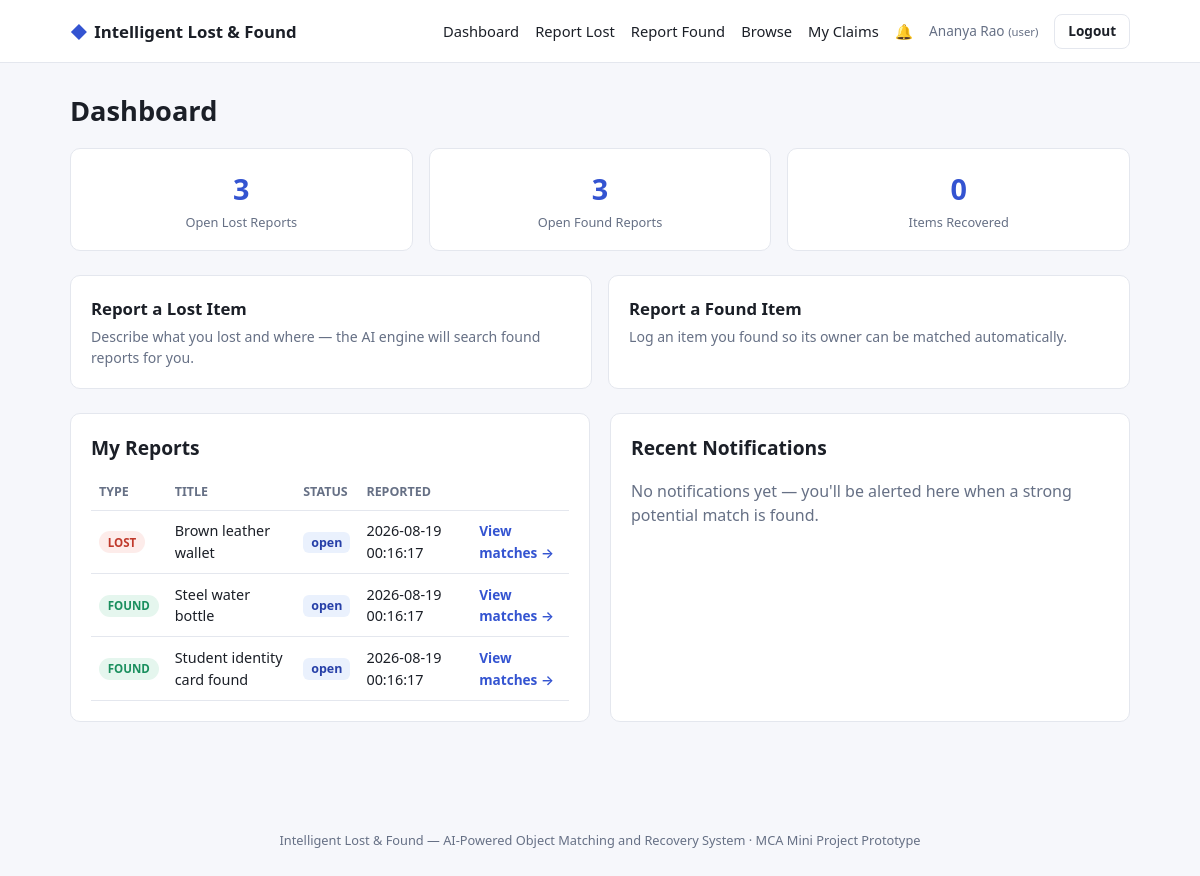
Screenshot of / (signed in) with the database file from the repository.
### tables this page shows
CREATE TABLE items (
    item_id         INTEGER PRIMARY KEY AUTOINCREMENT,
    report_type     TEXT NOT NULL CHECK (report_type IN ('lost', 'found')),
    category        TEXT NOT NULL,
    title           TEXT NOT NULL,
    description     TEXT NOT NULL,
    colour          TEXT,
    location        TEXT,
    date_time       TEXT NOT NULL,                 -- ISO datetime of loss/find
    unique_id       TEXT,                           -- optional serial no. / roll no. etc.
    image_reference TEXT,                           -- filename in /uploads
    status          TEXT NOT NULL DEFAULT 'open',   -- open | matched | claimed | recovered | closed
    user_id         INTEGER NOT NULL,
    created_at      TEXT NOT NULL DEFAULT (datetime('now')),
    FOREIGN KEY (user_id) REFERENCES users(user_id)
);

### app.py (the view)
@app.route("/")
@login_required
def index():
    db = get_db()
    my_items = db.execute(
        "SELECT * FROM items WHERE user_id = ? ORDER BY created_at DESC", (session["user_id"],)
    ).fetchall()
    notifications = db.execute(
        "SELECT * FROM notifications WHERE user_id = ? ORDER BY created_at DESC LIMIT 10",
        (session["user_id"],),
    ).fetchall()
    stats = {
        "lost_open": db.execute("SELECT COUNT(*) c FROM items WHERE report_type='lost' AND status='open'").fetchone()["c"],
        "found_open": db.execute("SELECT COUNT(*) c FROM items WHERE report_type='found' AND status='open'").fetchone()["c"],
        "recovered": db.execute("SELECT COUNT(*) c FROM items WHERE status='recovered'").fetchone()["c"],
    }
    db.close()
    return render_template("index.html", my_items=my_items, notifications=notifications, stats=stats)

### app.py (called while the page is built)
def login_required(view):
    @wraps(view)
    def wrapped(*args, **kwargs):
        if "user_id" not in session:
            flash("Please log in to continue.", "warning")
            return redirect(url_for("login"))
        return view(*args, **kwargs)
    return wrapped

@app.context_processor
def inject_globals():
    unread = 0
    if "user_id" in session:
        db = get_db()
        unread = db.execute(
            "SELECT COUNT(*) c FROM notifications WHERE user_id = ? AND read_status = 0",
            (session["user_id"],),
        ).fetchone()["c"]
        db.close()
    return {"session": session, "unread_count": unread}

### db.py (called while the page is built)
def get_db():
    conn = sqlite3.connect(DB_PATH)
    conn.row_factory = sqlite3.Row
    conn.execute("PRAGMA foreign_keys = ON")
    return conn

### templates/index.html (shortened to what this page needs)
{% extends "base.html" %}
{% block content %}
<h1>Dashboard</h1>
<section class="stat-row">
  <div class="stat-card"><span class="stat-num">{{ stats.lost_open }}</span><span class="stat-label">Open Lost Reports</span></div>
  <div class="stat-card"><span class="stat-num">{{ stats.found_open }}</span><span class="stat-label">Open Found Reports</span></div>
  <div class="stat-card"><span class="stat-num">{{ stats.recovered }}</span><span class="stat-label">Items Recovered</span></div>
</section>
<section class="quick-actions">
  <a class="action-card" href="{{ url_for('report_lost') }}">
    <h3>Report a Lost Item</h3>
    <p>Describe what you lost and where — the AI engine will search found reports for you.</p>
  </a>
  <a class="action-card" href="{{ url_for('report_found') }}">
    <h3>Report a Found Item</h3>
    <p>Log an item you found so its owner can be matched automatically.</p>
  </a>
</section>
<div class="two-col">
  <section class="panel">
    <h2>My Reports</h2>
    {% if my_items %}
    <table class="data-table">
      <thead><tr><th>Type</th><th>Title</th><th>Status</th><th>Reported</th><th></th></tr></thead>
      <tbody>
      {% for item in my_items %}
        <tr>
          <td><span class="pill pill-{{ item.report_type }}">{{ item.report_type }}</span></td>
          <td>{{ item.title }}</td>
          <td><span class="status status-{{ item.status }}">{{ item.status }}</span></td>
          <td>{{ item.created_at }}</td>
          <td><a class="link" href="{{ url_for('view_matches', item_id=item.item_id) }}">View matches →</a></td>
        </tr>
      {% endfor %}
      </tbody>
    </table>
    {% else %}
    <p class="muted">You haven't reported any items yet.</p>
    {% endif %}
  </section>
  <section class="panel">
    <h2>Recent Notifications</h2>
    {% if notifications %}
    <ul class="notif-list">
      {% for n in notifications %}
      <li class="{{ 'unread' if n.read_status == 0 else '' }}">
        <span>{{ n.message }}</span>
        <div class="notif-meta">
          <small>{{ n.created_at }}</small>
          {% if n.read_status == 0 %}
          <form method="post" action="{{ url_for('mark_notification_read', notification_id=n.notification_id) }}">
            <button class="btn-tiny" type="submit">Mark read</button>
          </form>
          {% endif %}
        </div>
      </li>
      {% endfor %}
    </ul>
    {% else %}
    <p class="muted">No notifications yet — you'll be alerted here when a strong potential match is found.</p>
    {% endif %}
  </section>
</div>
{% endblock %}

### static/style.css (style rules this page uses)
:root { --ink: #1b1f27; --muted: #667085; --bg: #f6f7fb; --card: #ffffff; --border: #e4e7ee; --primary: #3454d1; --primary-dark: #2740a8; --success: #1a8f5e; --warning: #b8860b; --danger: #c0392b; --radius: 10px; }
* { box-sizing: border-box; }
body { margin: 0; font-family: "Segoe UI", -apple-system, BlinkMacSystemFont, Roboto, Helvetica, Arial, sans-serif; background: var(--bg); color: var(--ink); line-height: 1.5; }
a { color: var(--primary); text-decoration: none; }
h1 { font-size: 1.7rem; margin: 0 0 1rem; }
h2 { font-size: 1.2rem; margin: 0 0 0.75rem; }
h3 { font-size: 1.05rem; margin: 0 0 0.25rem; }
.muted { color: var(--muted); }
.two-col { display: grid; grid-template-columns: 1fr 1fr; gap: 1.25rem; margin-top: 1rem; }
.panel { background: var(--card); border: 1px solid var(--border); border-radius: var(--radius); padding: 1.25rem; }
.stat-row { display: flex; gap: 1rem; flex-wrap: wrap; margin-bottom: 1.5rem; }
.stat-card { background: var(--card); border: 1px solid var(--border); border-radius: var(--radius); padding: 1.1rem 1.5rem; flex: 1; min-width: 140px; text-align: center; }
.stat-num { display: block; font-size: 1.8rem; font-weight: 700; color: var(--primary); }
.stat-label { display: block; font-size: 0.8rem; color: var(--muted); margin-top: 0.2rem; }
.quick-actions { display: grid; grid-template-columns: 1fr 1fr; gap: 1rem; margin-bottom: 1.5rem; }
.action-card { background: var(--card); border: 1px solid var(--border); border-radius: var(--radius); padding: 1.25rem; display: block; color: var(--ink); transition: border-color 0.15s; }
.action-card p { color: var(--muted); font-size: 0.88rem; margin: 0.3rem 0 0; }
.data-table { width: 100%; border-collapse: collapse; font-size: 0.9rem; }
.data-table th { text-align: left; color: var(--muted); font-weight: 600; font-size: 0.78rem; text-transform: uppercase; padding: 0.5rem; border-bottom: 1px solid var(--border); }
.data-table td { padding: 0.6rem 0.5rem; border-bottom: 1px solid var(--border); }
.pill { display: inline-block; padding: 0.15rem 0.55rem; border-radius: 999px; font-size: 0.72rem; font-weight: 700; text-transform: uppercase; }
.pill-lost { background: #fdecea; color: var(--danger); }
.pill-found { background: #e5f6ee; color: var(--success); }
.status { padding: 0.15rem 0.5rem; border-radius: 6px; font-size: 0.78rem; font-weight: 600; }
.status-open { background: #eaf1fd; color: var(--primary-dark); }
.link { font-size: 0.85rem; font-weight: 600; }

### rows the page displays
items: report_type "LOST", title "Brown leather wallet", status "open", created_at "2026-08-19 00:16:17"
items: report_type "FOUND", title "Steel water bottle", status "open", created_at "2026-08-19 00:16:17"
items: report_type "FOUND", title "Student identity card found", status "open", created_at "2026-08-19 00:16:17"

### other values shown
{{ session.name }} "Ananya Rao"
{{ session.role }} "user"
{{ stats.lost_open }} "3"
{{ stats.found_open }} "3"
{{ stats.recovered }} "0"
